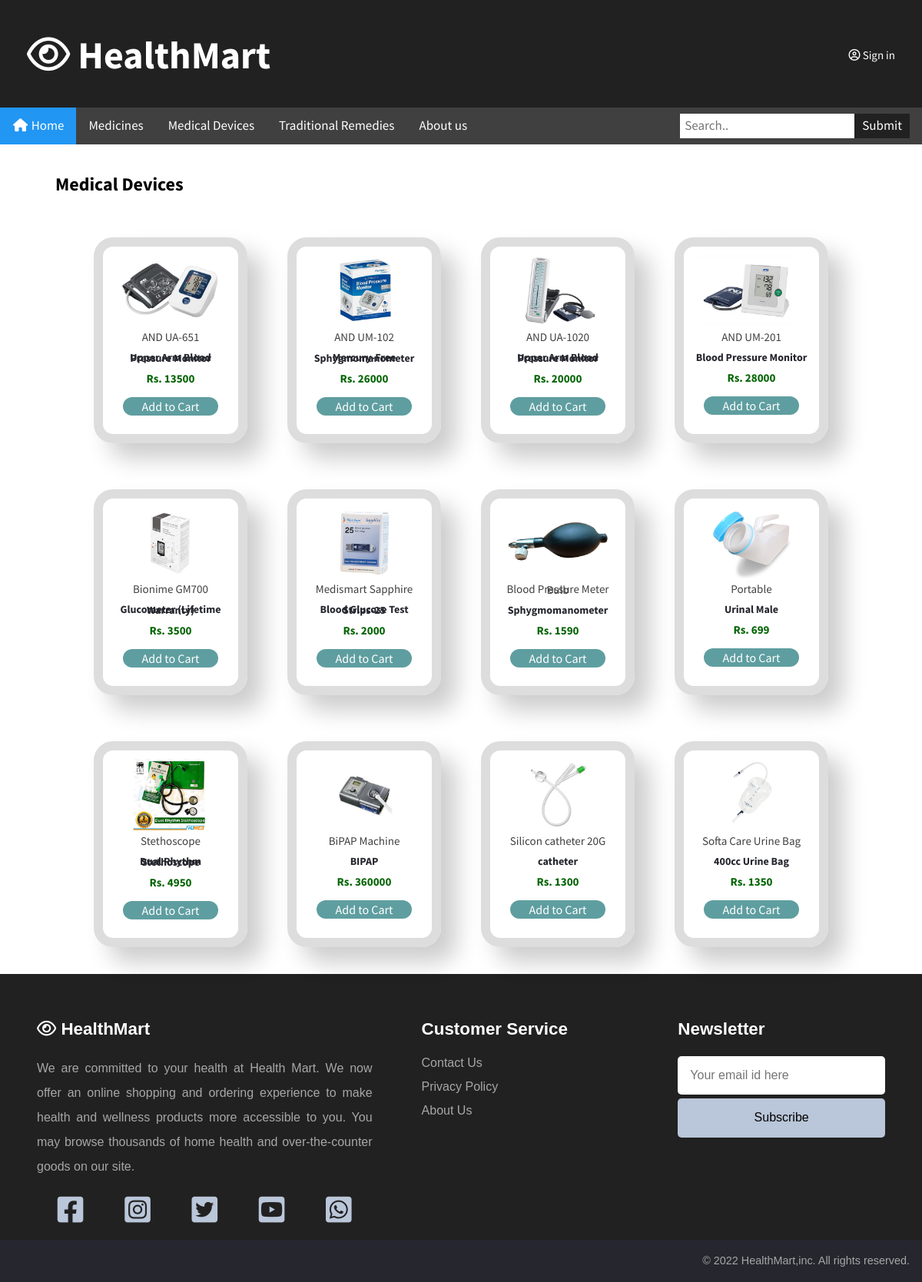
/PHP/medicalDevices.php, run on the app's committed database.
### tables this page shows
CREATE TABLE `item` (
  `itemID` int(11) NOT NULL,
  `genericName` varchar(100) NOT NULL,
  `brandName` varchar(100) NOT NULL,
  `code` varchar(100) NOT NULL,
  `itemPrice` float NOT NULL,
  `isDeleted` tinyint(1) NOT NULL DEFAULT 0,
  `itemImage` varchar(100) NOT NULL,
  `type` varchar(50) NOT NULL
);

### PHP/medicalDevices.php (the view, shortened to what this page needs)
<?php
require_once 'conn.php'; ?>
    <!DOCTYPE html>
    <html lang="en">
    <head>
        <link rel="stylesheet" href="/CSS/template2.css"/>
        <link rel="stylesheet" href="/CSS/normalize.css"/>
        <link rel="stylesheet" href="/CSS/store.css"/>
        <link rel="stylesheet" href="https://cdnjs.cloudflare.com/ajax/libs/font-awesome/6.0.0-beta2/css/all.min.css"/>
    </head>
    <body>
    <div class="header">
        <a href="#" onclick="home();" class="logo"><i class="far fa-eye"></i> HealthMart</a>
        <div class="header-right">
            <?php
            if (isset($_SESSION['user_id'])) {
                echo "<a onclick=\"myacc();\"><i class=\"far fa-user-circle\"> </i>&nbsp;&nbsp;&nbsp;";
                echo $_SESSION['name'] . "</a>";
            } else {
                echo "<a onclick=\"register();\"><i class=\"far fa-user-circle\"></i> Sign in</a>";
            }
            ?>
        </div>
    </div>
    <div class="menu">
        <div class="menu-links">
            <a class="active" href="#" onclick="home();"><i class="fa fa-fw fa-home"></i> Home</a>
            <a href="#" onclick="medicine();">Medicines</a>
            <a href="#" onclick="medicalDevices();">Medical Devices</a>
            <a href="#" onclick="traditionalRemedies();">Traditional Remedies</a>
            <a href="#" onclick="aboutUs();">About us</a>
        </div>
        <div class="search-container">
            <form action="medicalDevices.php" method="GET">
                <input type="text" placeholder="Search.." name="search"/>
                <button type="submit">Submit</button>
            </form>
        </div>
    </div>
    <br>
    <h2>
        <t>&ensp;&ensp;&ensp;&ensp;&ensp;&ensp;Medical Devices
    </h2>
    <section id="product1" class="section-p1">
        <div class="pro-container">
            <?php
            $result = mysqli_query($conn, "SELECT * FROM `item` WHERE `type` = 'medical devices'");
            while ($row = mysqli_fetch_assoc($result)) {
                echo "<div class='pro'>
                  <form method='post' action=''>
                  <input type='hidden' name='code' value=" . $row['code'] . " />
                  <img src='/Images/itemImg/" . $row['itemImage'] . "' />
                  <div class='des'>
                  <span>" . $row['genericName'] . "</span>
                  <h5>" . $row['brandName'] . "</h5>
                  <h4>Rs. " . $row['itemPrice'] . "</h4>
                  <button type='submit' class='button'>Add to Cart</button>
                  </div>
                  </form>
                     </div>";
            }
            ?>
        </div>
    </section>
    <footer>
        <div class="row primary">
            <div class="column about">
                <h3><i class="far fa-eye"></i> HealthMart</h3>
                <p>
                    We are committed to your health at Health Mart. We now offer an
                    online shopping and ordering experience to make health and wellness
                    products more accessible to you. You may browse thousands of home
                    health and over-the-counter goods on our site.
                </p>
                <div class="social">
                    <a href="#"><i class="fa-brands fa-facebook-square" id="i1" onclick="fbLogin();"></i></a>
                    <a href="#"><i class="fa-brands fa-instagram-square" id="i2" onclick="instaLogin();"></i></a>
                    <a href="#"><i class="fa-brands fa-twitter-square" id="i3" onclick="twitterLogin();"></i></a>
                    <a href="#"><i class="fa-brands fa-youtube-square" id="i4" onclick="youtube();"></i></a>
                    <a href="#"><i class="fa-brands fa-whatsapp-square" id="i5" onclick="whatsapp();"></i></a>
                </div>
            </div>
            <div class="column links">
                <h3>Customer Service</h3>
                <ul>
                    <li>
                        <a href="#" onclick="contactUs();">Contact Us</a>
                    </li>
                    <li>
                        <a href="#" onclick="privacyPolicy();">Privacy Policy</a>
                    </li>
                    <li>
                        <a href="#" onclick="aboutUs();">About Us</a>
                    </li>
                </ul>
            </div>
            <div class="column subscribe">
                <h3>Newsletter</h3>
                <div class="footersearch">
                    <input type="email" placeholder="Your email id here"/>
                    <button>Subscribe</button>
                </div>
            </div>
        </div>
        <div class="row copyright">
            <p>© 2022 HealthMart,inc. All rights reserved.</p>
        </div>
    </footer>
    </body>
    </html>

### CSS/template2.css (style rules this page uses)
* { box-sizing: border-box; }
body { margin: 0; font-family: "Source Sans Pro", sans-serif; }
.header { overflow: hidden; background-color: #212121; padding: 30px 20px; }
.header a { cursor: pointer; float: left; color: white; text-align: center; padding: 15px; text-decoration: none; font-size: 15px; line-height: 20px; }
.header a.logo { font-size: 25px; font-weight: bold; font-size: 50px; }
.header-right { float: right; padding-top: 17px; }
.menu { display: flex; background-color: #404040; position: fixed; position: sticky; top: 0; z-index: 9999; justify-content: space-between; }
.menu a { float: left; display: block; color: white; text-align: center; padding: 14px 16px; text-decoration: none; font-size: 17px; }
.menu a.active { background-color: #2196f3; color: white; }
.menu .search-container { float: right; }
.menu input[type="text"] { padding: 6px; margin-top: 8px; font-size: 17px; border: none; }
.menu .search-container button { float: right; padding: 6px 10px; margin-top: 8px; margin-right: 16px; background: #212121; font-size: 17px; border: none; cursor: pointer; color: white; }
footer { background-color: #212121; color: #a7a7a7; font-size: 16px; padding-top: 20px; }
footer * { font-family: Arial, Helvetica, sans-serif; box-sizing: border-box; border: none; outline: none; }
.row { padding: 1em 1em; }
.row.primary { display: grid; grid-template-columns: 3fr 2fr 2fr; align-items: stretch; }
.column { width: 100%; display: flex; flex-direction: column; padding: 0 2em; min-height: 15em; }
footer h3 { width: 100%; text-align: left; color: white; font-size: 1.4em; white-space: nowrap; }
footer ul { list-style: none; display: flex; flex-direction: column; padding: 0; margin: 0; }
footer li:not(:first-child) { margin-top: 0.8em; }
footer ul li a { color: #a7a7a7; text-decoration: none; }
.about p { text-align: justify; line-height: 2; margin: 0; }
.footersearch input, .footersearch button { font-size: 1em; padding: 1em; width: 100%; border-radius: 5px; margin-bottom: 5px; }
.footersearch button { background-color: #bac6d9; color: black; }
div.social { display: flex; justify-content: space-around; font-size: 2.4em; flex-direction: row; margin-top: 0.5em; }
.social i { color: #bac6d9; }
.copyright { padding: 0.3em 1em; background-color: #25262e; }
.copyright p { font-size: 0.9em; text-align: right; }

### CSS/store.css (style rules this page uses)
.section-p1 { padding: 1px 100px 20px 100px; text-align: justify; }
.section-p1 .pro-container { display: flex; gap: 30px; padding-top: 20px; flex-wrap: wrap; flex: 50%; justify-content: space-evenly; }
.section-p1 .pro { width: 20%; padding: 10px 10px; border: 12px solid #ddd; border-radius: 25px; cursor: pointer; box-shadow: 20px 20px 30px rgba(0, 0, 0, 0.2); margin: 15px 0; transition: 0.2s ease; }
.section-p1 .pro .des { text-align: start; padding: 10px 0; line-height: 0.01em; text-align: center; }
.section-p1 .pro .des span { color: #404040; font-size: 15px; line-height: 0.01em; text-align: center; }
.section-p1 .pro img { width: 100%; border-radius: 20px; }
.section-p1 .pro .des h5 { padding-top: 2px; color: #25262e; font-size: 14px; line-height: 0.1em; text-align: center; }
.section-p1 .pro .des h4 { padding-top: 2px; font-size: 15px; font-weight: 700; color: darkgreen; line-height: 0.01em; text-align: center; }
.section-p1 .button { border: none; color: white; padding: 12px 25px; text-align: center; text-decoration: none; display: inline-block; font-size: 16px; margin: 4px 2px; cursor: pointer; line-height: 0.01em; border-radius: 25px; background-color: cadetblue; }

### data on the page
item: itemImage (picture), genericName "AND UA-651", brandName "Upper Arm Blood Pressure Monitor", itemPrice "13500"
item: itemImage (picture), genericName "AND UM-102", brandName "Mercury-Free Sphygmomanometer", itemPrice "26000"
item: itemImage (picture), genericName "AND UA-1020", brandName "Upper Arm Blood Pressure Monitor", itemPrice "20000"
item: itemImage (picture), genericName "AND UM-201", brandName "Blood Pressure Monitor", itemPrice "28000"
item: itemImage (picture), genericName "Bionime GM700", brandName "Glucometer (Lifetime Warranty)", itemPrice "3500"
item: itemImage (picture), genericName "Medismart Sapphire", brandName "Blood Glucose Test Strips-25", itemPrice "2000"
item: itemImage (picture), genericName "Blood Pressure Meter Bulb", brandName "Sphygmomanometer", itemPrice "1590"
item: itemImage (picture), genericName "Portable", brandName "Urinal Male", itemPrice "699"
item: itemImage (picture), genericName "Stethoscope", brandName "Dual Rhythm Stethoscope", itemPrice "4950"
item: itemImage (picture), genericName "BiPAP Machine", brandName "BIPAP", itemPrice "360000"
item: itemImage (picture), genericName "Silicon catheter 20G", brandName "catheter", itemPrice "1300"
item: itemImage (picture), genericName "Softa Care Urine Bag", brandName "400cc Urine Bag", itemPrice "1350"
